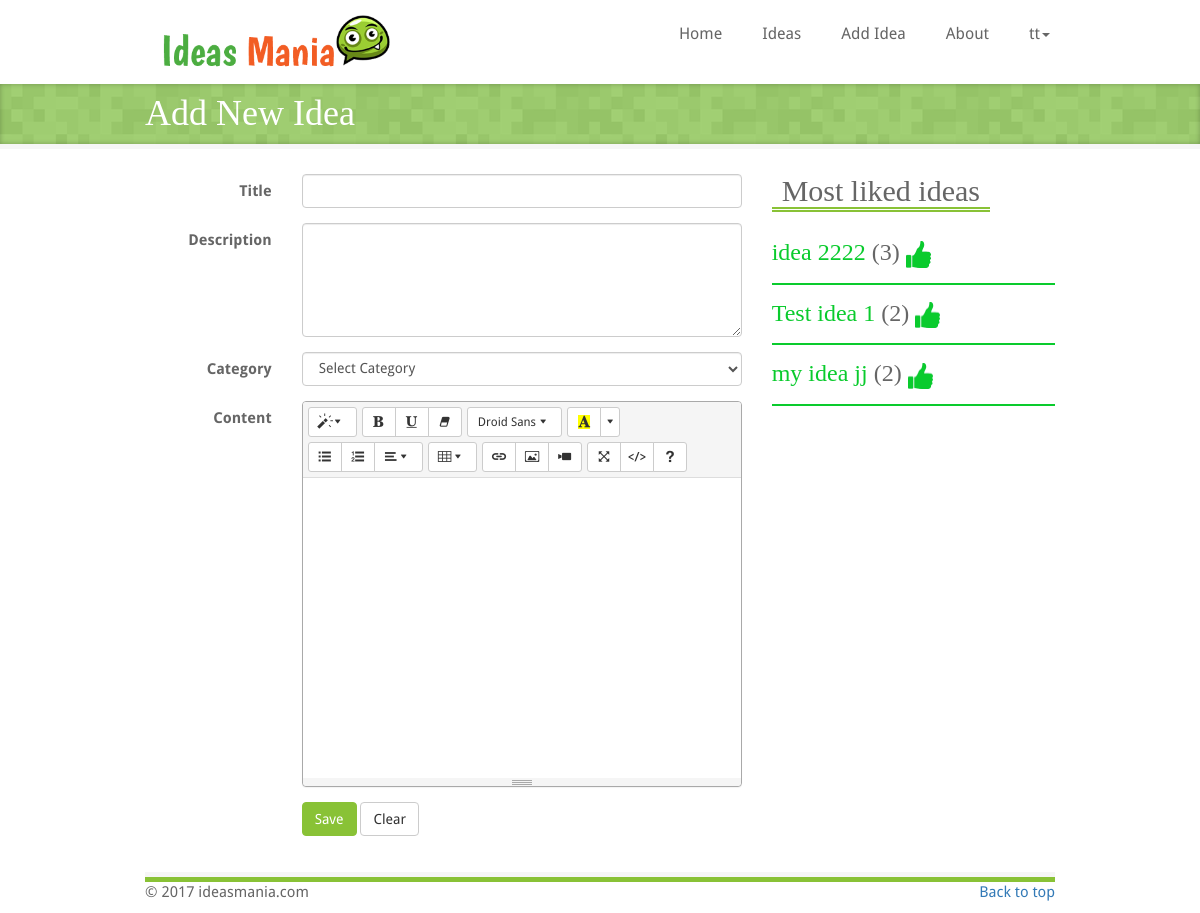
/addIdea.php (signed in), run on the app's committed database.
### tables this page shows
CREATE TABLE IF NOT EXISTS `ideas` (
  `Idea_Id` int(11) NOT NULL AUTO_INCREMENT,
  `Title` varchar(200) DEFAULT NULL,
  `Description` text,
  `Content` text,
  `Category_Id` int(11) NOT NULL,
  `User_Id` int(11) NOT NULL,
  `Date` date DEFAULT NULL,
  PRIMARY KEY (`Idea_Id`)
);

### shared/database.php (called while the page is built, shortened)
<?php
function RunQuery($query){
    $con = mysqli_connect("localhost","root","", "ideasmania") or die ("can not establish connection");
    $result = mysqli_query($con, $query);
    return $result;
}
?>

### shared/functions.php (called while the page is built, shortened)
<?php
include("database.php");
function GetMostLikedIdeas(){
    $query = "select i.Idea_Id, i.Title, sum(r.RatingValue) as rating from ideas as i
              inner join rating as r
              on i.Idea_Id = r.Idea_Id
              group by i.Idea_Id
              order by rating desc, i.Date desc limit 4";
    $result = RunQuery($query);
    $ideasList = array();
    while ($row = mysqli_fetch_array($result))
    {
        $idea = (object)array();
        $idea->ideaId = $row["Idea_Id"];
        $idea->title = $row["Title"];
        $idea->rating = $row["rating"];
        array_push($ideasList, $idea);
    }
    return $ideasList;
}
?>

### addIdea.php (the view, shortened to what this page needs)
<?php include("shared/header.php") ?>
<?php include("shared/functions.php") ?>
<?php
    if(isset($_GET["id"]) && !empty($_GET["id"])){
        $selectedIdea = GetIdeaById($_GET["id"]);
        if($selectedIdea->userId != $_SESSION["userId"]){
            header("refresh:0;index.php");
        }
        else{
            $action = "addIdea.php";
        }
    }
    else{
        $selectedIdea = (object)array();
        $selectedIdea->title = "";
        $selectedIdea->description = "";
        $action = "addIdea.php";
    }
?>
    <div class="page-title">
        <div class="page-title-inner">
            <div class="container">
                <h1 class="page-header-title">Add New Idea</h1>
            </div>
        </div>
    </div>
    <div class="container marketing">
        <div class="row">
            <div class="col-md-8">
                <div>
                    <?php
                        if(!isset($_POST['title'])){
                    ?>
                    <form onsubmit="return validateForm()" class="form-horizontal" role="form" method="post" action="<?php echo $action; ?>">
                        <div class="form-group">
                            <label for="title" class="col-sm-3 control-label">Title</label>
                            <div class="col-sm-9">
                                <input type="text" class="form-control" id="title" name="title"
                                       value="<?php echo $selectedIdea->title; ?>">
                            </div>
                        </div>
                        <div class="form-group">
                            <label for="description" class="col-sm-3 control-label">Description</label>
                            <div class="col-sm-9">
                                <textarea class="form-control" id="description" name="description" rows="5" cols="10"><?php echo $selectedIdea->description; ?></textarea>
                            </div>
                        </div>
                        <div class="form-group">
                            <label for="category" class="col-sm-3 control-label">Category</label>
                            <div class="col-sm-9">
                                <select id="category" name="category" class="form-control">
                                    <option value="">Select Category</option>
                                </select>
                            </div>
                        </div>
                        <div class="form-group">
                            <label for="content" class="col-sm-3 control-label">Content</label>
                            <div class="col-sm-9">
                                <div id="contentHolder">
                                </div>
                            </div>
                        </div>
                        <div class="form-group">
                            <div class="col-sm-offset-3 col-sm-9">
                                <button type="submit" class="btn btn-success">Save</button>
                                <button type="button" class="btn btn-default" onclick="resetContent()">Clear</button>
                            </div>
                        </div>
                    </form>
                    <?php
                        }
                    ?>
                </div>
            </div>
            <div class="col-md-4">
                <?php include("shared/side.php") ?>
            </div>
        </div>
        <br />
        <?php include("shared/footer.php") ?>
    </div>
</body>
</html>

### shared/side.php (shortened to what this page needs)
<?php
    $likedIdeas = GetMostLikedIdeas();
?>
                <div>
                    <div class="title">
                        <h2>Most liked ideas</h2>
                    </div>
                    <br />
                    <?php foreach($likedIdeas as $l){ ?>
                        <div class="likedIdeas">
                            <h3><a href="singleIdea.php?id=<?php echo $l->ideaId ?>" ><?php echo $l->title ?></a> (<?php echo $l->rating ?>) <img src="img/likeColored.png" width="25px" /></h3>
                        </div>
                        <div class="green-separator"></div>
                    <?php } ?>
                </div>

### css/style.css (style rules this page uses)
body { font-family: 'Droid Sans'; font-size: 15px; color: #666; }
h1, h2, h3, h4, h5, h6 { font-family: "Boogaloo" !important; font-weight: normal !important; color: #666; margin: 0; padding: 0; }
.title { margin-bottom: 10px; }
.title h1, .title h2, .title h3, .title h4, .title h5, .title h6 { border-bottom: 5px double #89c236 !important; margin-bottom: -4px !important; display: inline-block !important; padding: 0px 10px !important; margin-right: 15px !important; }
.btn-success { background-color:#89c236; border-color:#89c236; }
.page-title { background: url(../img/bg-grey2.png); display: block; margin-bottom: 25px; position: relative; z-index: 20; border-bottom: 5px solid #f6f6f6; }
.page-title-inner { background: rgba(153,204,102, 0.9); -webkit-box-shadow: inset 0px 0px 5px rgba(0,0,0,.25); -moz-box-shadow: inset 0px 0px 5px rgba(0,0,0,.25); box-shadow: inset 0px 0px 5px rgba(0,0,0,.25); padding: 10px; }
.container { margin-right: auto; margin-left: auto; }
.container, .navbar-static-top .container, .navbar-fixed-top .container, .navbar-fixed-bottom .container { width: 940px; }
.page-header-title { color:white; }
.green-separator { height: 2px; background-color: #0acb2d;; margin: 15px 0; }
.likedIdeas h3 a { color: #0acb2d; }

### data on the page
ideas: Title "idea 2222", rating "3"
ideas: Title "Test idea 1", rating "2"
ideas: Title "my idea jj", rating "2"

### other printed values
$_SESSION["username"] "tt"
